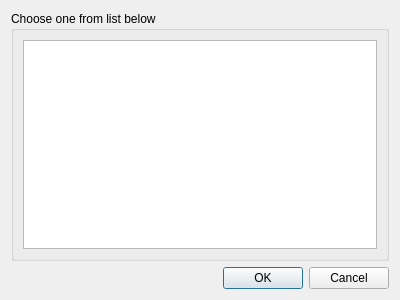
<?xml version="1.0" encoding="UTF-8"?>
<ui version="4.0">
 <class>FindAppServerDialog</class>
 <widget class="QDialog" name="FindAppServerDialog">
  <property name="geometry">
   <rect>
    <x>0</x>
    <y>0</y>
    <width>400</width>
    <height>300</height>
   </rect>
  </property>
  <property name="minimumSize">
   <size>
    <width>300</width>
    <height>170</height>
   </size>
  </property>
  <property name="windowTitle">
   <string>Detected enterprise controllers</string>
  </property>
  <property name="modal">
   <bool>true</bool>
  </property>
  <layout class="QVBoxLayout" name="verticalLayout">
   <item>
    <widget class="QGroupBox" name="groupBox">
     <property name="title">
      <string>Choose one from list below</string>
     </property>
     <layout class="QVBoxLayout" name="verticalLayout_2">
      <item>
       <widget class="QTreeView" name="foundEnterpriseControllersView"/>
      </item>
     </layout>
    </widget>
   </item>
   <item>
    <widget class="QDialogButtonBox" name="buttonBox">
     <property name="orientation">
      <enum>Qt::Horizontal</enum>
     </property>
     <property name="standardButtons">
      <set>QDialogButtonBox::Cancel|QDialogButtonBox::Ok</set>
     </property>
    </widget>
   </item>
  </layout>
 </widget>
 <resources/>
 <connections>
  <connection>
   <sender>buttonBox</sender>
   <signal>accepted()</signal>
   <receiver>FindAppServerDialog</receiver>
   <slot>accept()</slot>
   <hints>
    <hint type="sourcelabel">
     <x>248</x>
     <y>254</y>
    </hint>
    <hint type="destinationlabel">
     <x>157</x>
     <y>274</y>
    </hint>
   </hints>
  </connection>
  <connection>
   <sender>buttonBox</sender>
   <signal>rejected()</signal>
   <receiver>FindAppServerDialog</receiver>
   <slot>reject()</slot>
   <hints>
    <hint type="sourcelabel">
     <x>316</x>
     <y>260</y>
    </hint>
    <hint type="destinationlabel">
     <x>286</x>
     <y>274</y>
    </hint>
   </hints>
  </connection>
 </connections>
</ui>
